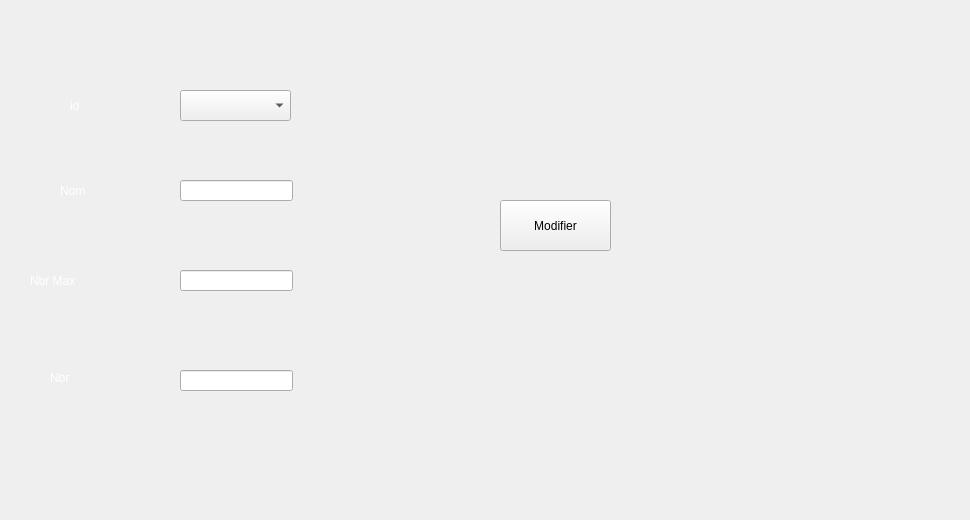
        <widget class="QWidget" name="tab_14">
         <attribute name="title">
          <string>Modifier</string>
         </attribute>
         <widget class="QLineEdit" name="le_nom_2">
          <property name="geometry">
           <rect>
            <x>180</x>
            <y>180</y>
            <width>113</width>
            <height>21</height>
           </rect>
          </property>
         </widget>
         <widget class="QLabel" name="label_81">
          <property name="geometry">
           <rect>
            <x>30</x>
            <y>270</y>
            <width>121</width>
            <height>21</height>
           </rect>
          </property>
          <property name="styleSheet">
           <string notr="true">color: rgb(255, 255, 255);</string>
          </property>
          <property name="text">
           <string>Nbr Max</string>
          </property>
         </widget>
         <widget class="QLabel" name="label_82">
          <property name="geometry">
           <rect>
            <x>60</x>
            <y>180</y>
            <width>71</width>
            <height>21</height>
           </rect>
          </property>
          <property name="styleSheet">
           <string notr="true">color: rgb(255, 255, 255);</string>
          </property>
          <property name="text">
           <string>Nom</string>
          </property>
         </widget>
         <widget class="QLineEdit" name="le_max_2">
          <property name="geometry">
           <rect>
            <x>180</x>
            <y>270</y>
            <width>113</width>
            <height>21</height>
           </rect>
          </property>
         </widget>
         <widget class="QPushButton" name="pushButton_23">
          <property name="geometry">
           <rect>
            <x>500</x>
            <y>200</y>
            <width>111</width>
            <height>51</height>
           </rect>
          </property>
          <property name="text">
           <string>Modifier</string>
          </property>
         </widget>
         <widget class="QLineEdit" name="le_nbr_2">
          <property name="geometry">
           <rect>
            <x>180</x>
            <y>370</y>
            <width>113</width>
            <height>21</height>
           </rect>
          </property>
         </widget>
         <widget class="QLabel" name="label_83">
          <property name="geometry">
           <rect>
            <x>50</x>
            <y>370</y>
            <width>61</width>
            <height>16</height>
           </rect>
          </property>
          <property name="styleSheet">
           <string notr="true">color: rgb(255, 255, 255);</string>
          </property>
          <property name="text">
           <string>Nbr</string>
          </property>
         </widget>
         <widget class="QComboBox" name="cb_id">
          <property name="geometry">
           <rect>
            <x>180</x>
            <y>90</y>
            <width>111</width>
            <height>31</height>
           </rect>
          </property>
         </widget>
         <widget class="QLabel" name="label_84">
          <property name="geometry">
           <rect>
            <x>70</x>
            <y>90</y>
            <width>61</width>
            <height>31</height>
           </rect>
          </property>
          <property name="styleSheet">
           <string notr="true">color: rgb(255, 255, 255);</string>
          </property>
          <property name="text">
           <string>id</string>
          </property>
         </widget>
         <widget class="QLabel" name="label_92">
          <property name="geometry">
           <rect>
            <x>0</x>
            <y>-10</y>
            <width>961</width>
            <height>511</height>
           </rect>
          </property>
          <property name="styleSheet">
           <string notr="true">background-image: url(:/11.jpg);</string>
          </property>
          <property name="text">
           <string/>
          </property>
         </widget>
         <zorder>label_92</zorder>
         <zorder>le_nom_2</zorder>
         <zorder>label_81</zorder>
         <zorder>label_82</zorder>
         <zorder>le_max_2</zorder>
         <zorder>pushButton_23</zorder>
         <zorder>le_nbr_2</zorder>
         <zorder>label_83</zorder>
         <zorder>cb_id</zorder>
         <zorder>label_84</zorder>
        </widget>
